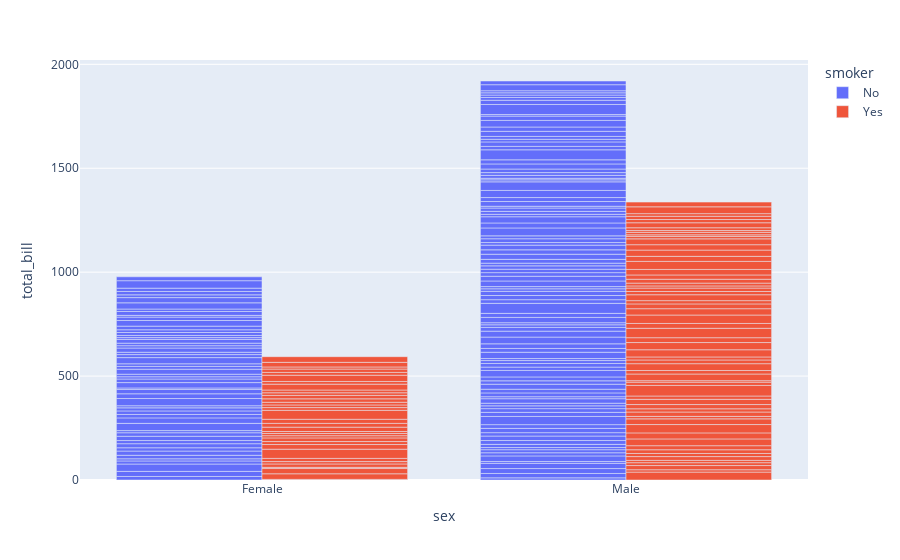

The code cell stored with this chart in its notebook:
### Markdown cell above
*Bar Plot*

### Code cell
fig1 = px.bar(df, x="sex", y="total_bill", 
                 color="smoker", barmode="group",
             height=100)
fig1.show()

### Figure 1 — Plotly figure (JSON) as saved in the notebook; plotly's stock layout.template omitted (floating-point values rounded to 4 significant figures; data arrays with more than 128 entries replaced by an {"elided": "..."} marker saying what was removed)
{"data": [{"alignmentgroup": "True", "hovertemplate": "smoker=No<br>sex=%{x}<br>total_bill=%{y}<extra></extra>", "legendgroup": "No", "marker": {"color": "#636efa"}, "name": "No", "offsetgroup": "No", "orientation": "v", "showlegend": true, "textposition": "auto", "type": "bar", "x": {"elided": "151 str values"}, "xaxis": "x", "y": {"elided": "151 float values"}, "yaxis": "y"}, {"alignmentgroup": "True", "hovertemplate": "smoker=Yes<br>sex=%{x}<br>total_bill=%{y}<extra></extra>", "legendgroup": "Yes", "marker": {"color": "#EF553B"}, "name": "Yes", "offsetgroup": "Yes", "orientation": "v", "showlegend": true, "textposition": "auto", "type": "bar", "x": ["Male", "Male", "Male", "Male", "Male", "Male", "Female", "Male", "Female", "Female", "Male", "Male", "Male", "Male", "Female", "Female", "Male", "Male", "Male", "Male", "Female", "Female", "Female", "Female", "Male", "Male", "Male", "Female", "Male", "Female", "Female", "Female", "Male", "Male", "Male", "Male", "Male", "Male", "Male", "Male", "Female", "Male", "Male", "Male", "Male", "Male", "Male", "Female", "Male", "Female", "Male", "Male", "Female", "Male", "Male", "Male", "Male", "Female", "Female", "Male", "Male", "Female", "Female", "Female", "Male", "Female", "Male", "Male", "Male", "Female", "Male", "Male", "Female", "Female", "Female", "Male", "Male", "Male", "Female", "Male", "Female", "Male", "Male", "Female", "Female", "Female", "Male", "Male", "Male", "Male", "Male", "Female", "Male"], "xaxis": "x", "y": [38.01, 11.24, 20.29, 13.81, 11.02, 18.29, 3.07, 15.01, 26.86, 25.28, 17.92, 19.44, 32.68, 28.97, 5.75, 16.32, 40.17, 27.28, 12.03, 21.01, 11.35, 15.38, 44.3, 22.42, 15.36, 20.49, 25.21, 14.31, 16, 17.51, 10.59, 10.63, 50.81, 15.81, 7.25, 31.85, 16.82, 32.9, 17.89, 14.48, 9.6, 34.63, 34.65, 23.33, 45.35, 23.17, 40.55, 20.9, 30.46, 18.15, 23.1, 15.69, 19.81, 28.44, 15.48, 16.58, 10.34, 43.11, 13, 13.51, 18.71, 12.74, 13, 16.4, 20.53, 16.47, 26.59, 38.73, 24.27, 12.76, 30.06, 25.89, 13.27, 28.17, 12.9, 28.15, 11.59, 7.74, 30.14, 12.16, 13.42, 8.58, 13.42, 16.27, 10.09, 22.12, 24.01, 15.69, 15.53, 12.6, 32.83, 27.18, 22.67], "yaxis": "y"}], "layout": {"autosize": true, "barmode": "group", "legend": {"title": {"text": "smoker"}, "tracegroupgap": 0}, "margin": {"t": 60}, "xaxis": {"anchor": "y", "autorange": true, "domain": [0, 1], "range": [-0.5, 1.5], "title": {"text": "sex"}, "type": "category"}, "yaxis": {"anchor": "x", "autorange": true, "domain": [0, 1], "range": [0, 2021.0], "title": {"text": "total_bill"}, "type": "linear"}}}
